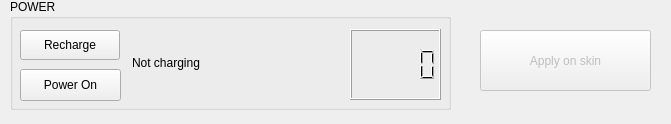
<?xml version="1.0" encoding="UTF-8"?>
<ui version="4.0">
 <class>Device</class>
 <widget class="QWidget" name="Device">
  <property name="geometry">
   <rect>
    <x>0</x>
    <y>0</y>
    <width>671</width>
    <height>124</height>
   </rect>
  </property>
  <property name="windowTitle">
   <string>Form</string>
  </property>
  <widget class="QGroupBox" name="groupBox">
   <property name="geometry">
    <rect>
     <x>10</x>
     <y>-1</y>
     <width>441</width>
     <height>111</height>
    </rect>
   </property>
   <property name="title">
    <string>POWER</string>
   </property>
   <widget class="QPushButton" name="rechargeButton">
    <property name="geometry">
     <rect>
      <x>10</x>
      <y>31</y>
      <width>100</width>
      <height>30</height>
     </rect>
    </property>
    <property name="text">
     <string>Recharge</string>
    </property>
   </widget>
   <widget class="QLabel" name="chargeStatus">
    <property name="geometry">
     <rect>
      <x>122</x>
      <y>54</y>
      <width>191</width>
      <height>20</height>
     </rect>
    </property>
    <property name="text">
     <string>Not charging</string>
    </property>
   </widget>
   <widget class="QLCDNumber" name="batteryIndicator">
    <property name="geometry">
     <rect>
      <x>340</x>
      <y>30</y>
      <width>91</width>
      <height>71</height>
     </rect>
    </property>
   </widget>
   <widget class="QPushButton" name="powerButton">
    <property name="geometry">
     <rect>
      <x>10</x>
      <y>70</y>
      <width>101</width>
      <height>32</height>
     </rect>
    </property>
    <property name="text">
     <string>Power On</string>
    </property>
   </widget>
  </widget>
  <widget class="QPushButton" name="probeButton">
   <property name="enabled">
    <bool>false</bool>
   </property>
   <property name="geometry">
    <rect>
     <x>480</x>
     <y>30</y>
     <width>171</width>
     <height>61</height>
    </rect>
   </property>
   <property name="text">
    <string>Apply on skin</string>
   </property>
   <property name="default">
    <bool>true</bool>
   </property>
  </widget>
 </widget>
 <resources/>
 <connections/>
</ui>
